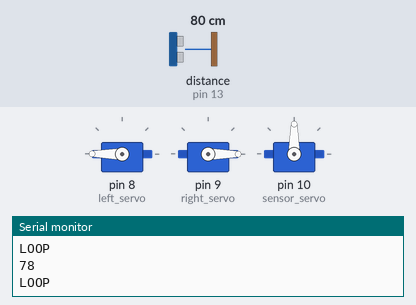
A sketch run on a simulated Arduino Uno, built with avr-gcc and run on an emulated ATmega328P. Parts: 3 × servo, the last lines printed to the serial monitor. Wiring (inferred from the names in the program): ultrasonic range finder: trigger pin 12; echo pin 13. The inputs (shaded band) are chosen by the test bench; at power-on: distance to the obstacle (sensor on pin 13) 80 cm. The echo pulse lasts 58.3 µs per cm.

Above: at 1.2 s.
1.3 s: distance to the obstacle (sensor on pin 13) set to 35 cm
2.8 s: distance to the obstacle (sensor on pin 13) set to 29 cm
At 3.16 s:
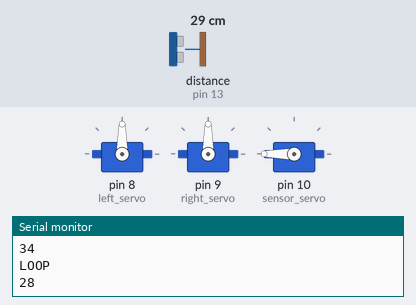
At 4.6 s:
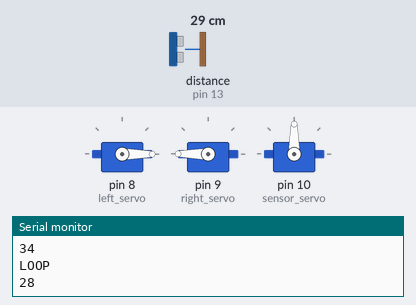
5.8 s: distance to the obstacle (sensor on pin 13) set to 60 cm
8.8 s: distance to the obstacle (sensor on pin 13) set to 2 cm
At 11.5 s:
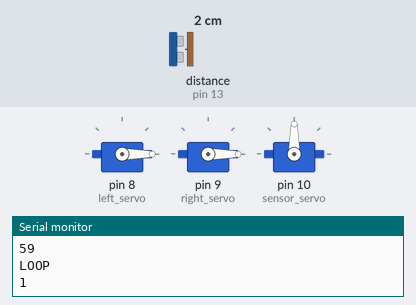
Timing chart, 0 to 12.8 s (numbered marks = the images above; inputs shaded):
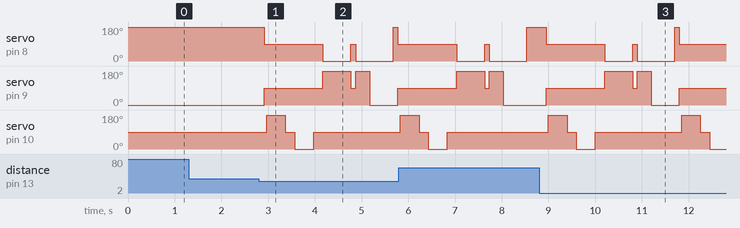

Measured:
- the behaviour switches between 32 and 31 cm on distance to the obstacle (sensor on pin 13) (found by bisection; images 0 and 1)
- after the input at 2.8 s, servo on pin 8 (left_servo): 180° → 90° after 0.12 s, → 0° 1.3 s later, → 90° 0.60 s later, → 0° 0.10 s later, … (6 changes in this stretch); servo on pin 9 (right_servo): 0° → 90° after 0.12 s, → 180° 1.3 s later, → 90° 0.60 s later, → 180° 0.10 s later, … (6 changes in this stretch)
- after the input at 8.8 s, servo on pin 8 (left_servo): 180° → 90° after 0.15 s, → 0° 1.3 s later, → 90° 0.60 s later, → 0° 0.10 s later, … (6 changes in this stretch); servo on pin 9 (right_servo): 0° → 90° after 0.15 s, → 180° 1.3 s later, → 90° 0.60 s later, → 180° 0.10 s later, … (6 changes in this stretch)

The sketch:

ultrasonic_car.ino
```cpp
#include <Servo.h>
#define trigPin 12
#define echoPin 13

Servo left_servo;    // continuous servo
Servo right_servo;   // continuous servo
Servo sensor_servo;  // 180° limited servo

int distance;
int duration;
int cm;
int distance_left;
int distance_right;
int difference;


void setup() {

  Serial.begin(9600);
  // Declaration of pins used for servo control
  pinMode(8, OUTPUT);
  pinMode(9, OUTPUT);
  pinMode(10, OUTPUT);
  pinMode(trigPin, OUTPUT);
  pinMode(echoPin, INPUT);
  // declaring pins used for servo control to be compatible with servo library
  left_servo.attach(8);
  right_servo.attach(9);
  sensor_servo.attach(10);
}

void loop() {
    Serial.println("LOOP");
    LookAhead(0);
    MoveForward(0);
    distance = PingDistance();
    delay(100);
    Serial.println(distance);
    if (distance <= 30) {
        MoveStop(50);
        LookLeft(300);
        distance_left = PingDistance();
        delay(100);
        LookAhead(200);
        LookRight(300);
        distance_right = PingDistance();
        delay(100);
        difference = distance_left - distance_right; // - means object to left, + object to right
        LookAhead(200);
        if (distance < abs(difference)) {
            MoveBackward(600);
        }
        if (difference < 5) {
            MoveBackward(600);
        }
        if (difference < 0) {
            MoveStop(100);
            MoveBackward(300);
            MoveRight(500);
        } else {
            MoveStop(100);
            MoveBackward(300);
            MoveLeft(500);
        }
    }
}

int PingDistance() {
  // PingDistance will return the approximate distance in cm of an object
  // in front of the ultrasonic sensor.
  digitalWrite(trigPin, LOW);
  delayMicroseconds(2);
  digitalWrite(trigPin, HIGH);
  delayMicroseconds(10);
  digitalWrite(trigPin, LOW);
  // pulseIn will count in μs how long until the echo pin turns from high to low.
  duration = pulseIn(echoPin, HIGH);
  distance = duration * 0.034 / 2;  // 0.034 is the speed of sound in cm/μs;
  if (distance > 200) {
      distance = 200;
  }
  return distance;
}

void LookLeft(int ms) {
  sensor_servo.write(180);
  delay(ms);
}

void LookRight(int ms) {
  sensor_servo.write(0);
  delay(ms);
}

void LookAhead(int ms) {
  sensor_servo.write(90);
  delay(ms);
}

void MoveForward(int ms) {
  left_servo.write(180);
  right_servo.write(0);
  delay(ms);
}

void MoveBackward(int ms) {
  left_servo.write(0);
  right_servo.write(180);
  delay(ms);
}

void MoveRight(int ms) {
  left_servo.write(180);
  right_servo.write(180);
  delay(ms);
}

void MoveLeft(int ms) {
  left_servo.write(0);
  right_servo.write(0);
  delay(ms);
}

void MoveStop(int ms) {
  left_servo.write(90);
  right_servo.write(90);
  delay(ms);
}
```
